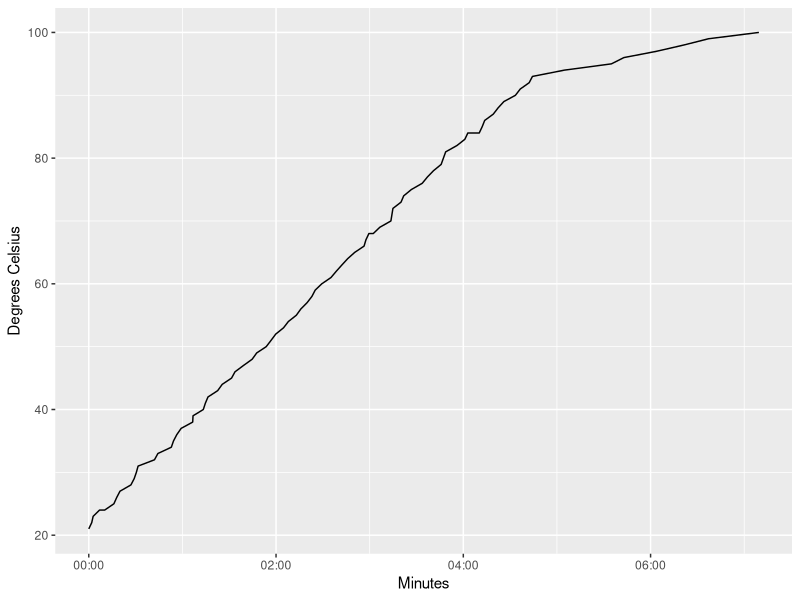

Here is the R script that generated this plot:
## ---- chunk 1
#set this to true when ready to publish
ready_to_publish = FALSE

# hook_plot <- knit_hooks$get('plot')
# 
# knit_hooks$set(plot=function(x, options) {
#     if (!is.null(options$pelican.publish) && options$pelican.publish) {
#         x <- paste0("{filename}", x)
#     }
#     hook_plot(x, options)
# })
# opts_chunk$set(pelican.publish = ready_to_publish)
knitr::opts_chunk$set(fig.path='./figure/')

knitr::opts_chunk$set(dev = 'Cairo_svg')
knitr::opts_chunk$set(echo = FALSE, include = FALSE)
## ---- chunk 2
library(dplyr)
library(lubridate)
library(ggplot2)
library(scales)
options(lubridate.fasttime = TRUE)
## ---- chunk 3
kettle <- read.csv("./data/kettle.csv", header = TRUE)
## ---- chunk 4
kettle %>%
# Remove decreasing steps
mutate(diff = c(NA, diff(Temp))) %>%
filter(diff > 0) %>%
# Start timer at first step
mutate(Time = Time - min(Time)) %>%
# Time in seconds
mutate(Time = origin + seconds(Time)) %>%
# Plot
ggplot(aes(Time, Temp)) +
geom_line() +
scale_x_datetime(name = "Minutes", labels = date_format("%M:%S")) +
scale_y_continuous(name = "Degrees Celsius")
